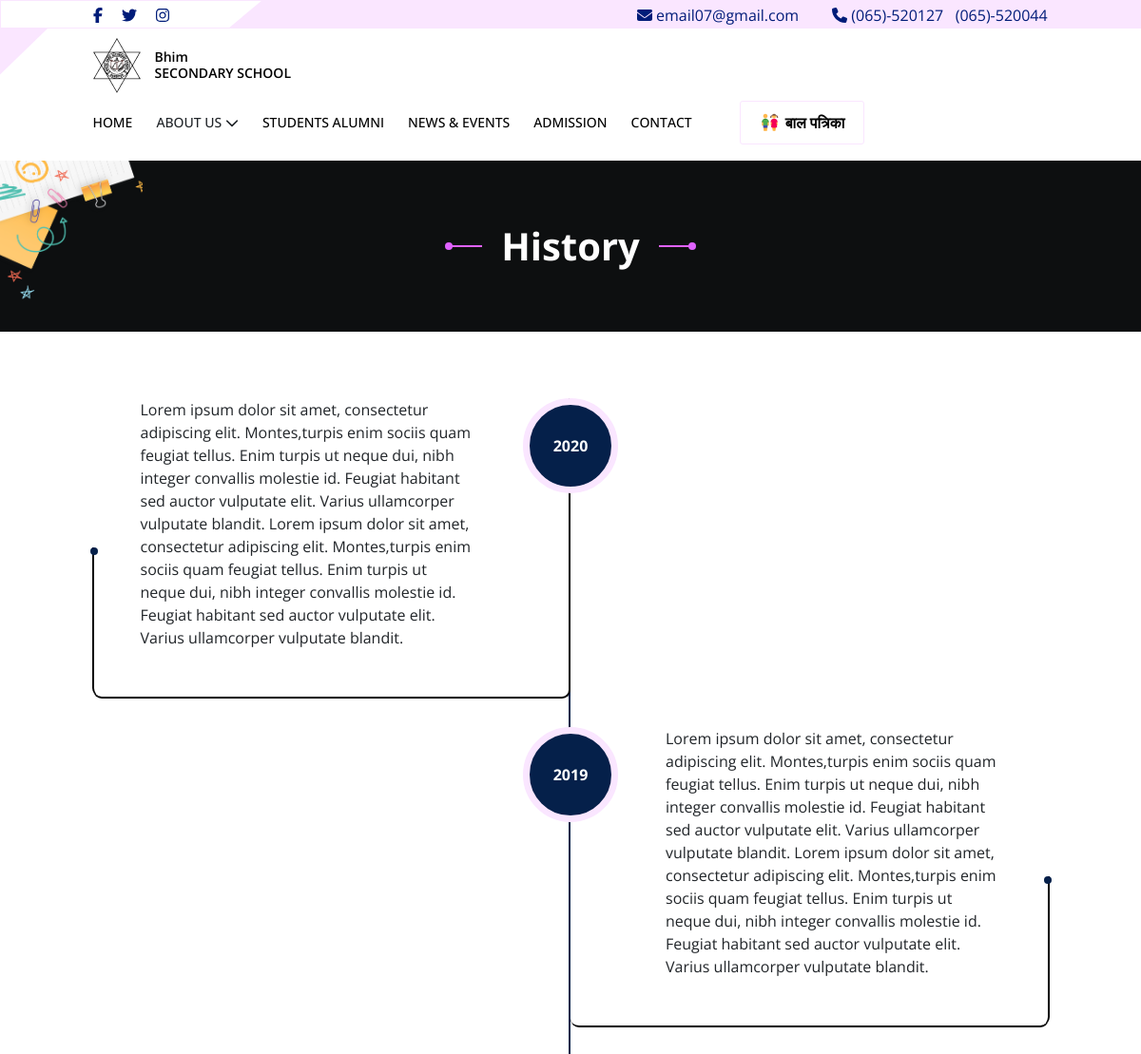
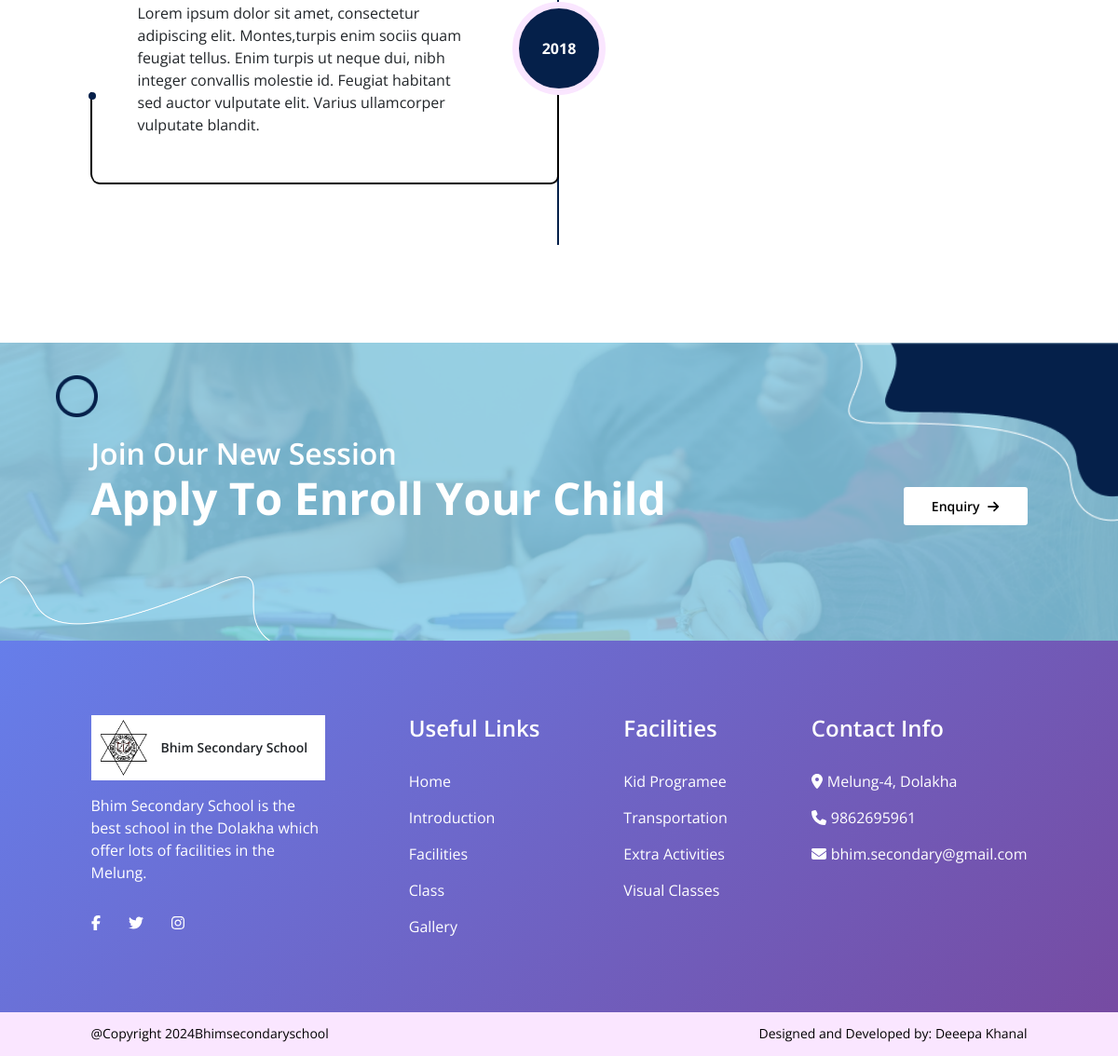
The app's page /history with its own data (2 pictures, top to bottom).
### BhimmaviApp/models.py (models this page shows, shortened)
class History(SoftDeleteModel):
    history_text = models.TextField()
    history_year = models.DateField()  # Stores only the year
    class Meta:
        ordering = ['-history_year']

### BhimmaviApp/views.py (the view)
# urls.py: path('history', views.history, name='history'),
def history(request):
    history = History.objects.all()
    return render(request, 'history.html',context={'history':history})

### BhimmaviApp/softdelete_manager.py (called while the page is built)
    def get_queryset(self):
        return super().get_queryset().filter(deleted_at__isnull=True)

### templates/history.html (shortened to what this page needs)
{% extends 'base.html' %}
{% load static %}
{% block content %}
<section class="hero">
    <div class="head_title">
        <div class="line"></div>
        <h3 class="fs-40-w-700">History</h3>
        <div class="line"></div>
    </div>
</section>
<section class="history">
    <div class="container">
        <div class="history_wrapper">
            {%for item in history%}
            <div class="date_wrapper {% if forloop.counter|divisibleby:2 or forloop.counter == 0 %}
            left-container {%else%} right-container {%endif%}">
                <div class="date_title">
                    <div class="logo">
                        <p class="fs-16-w-700">{{ item.history_year|date:"Y" }}</p>
                    </div>
                </div>
                <div class="date_text">
                    <p class="fs-16-w-400">{{item.history_text}}</p>
                    <div class="timeline">
                    </div>
                </div>
            </div>
            {%endfor%}
        </div>
    </div>
</section>
{% include 'common/enquiry.html' %}
{%endblock%}

### records on screen
History: history_year "2020", history_text "Lorem ipsum dolor sit amet, consectetur adipiscing elit. Montes,turpis enim sociis quam feugiat tellus. Enim turpis ut neque dui, nibh integer convallis molestie id. Feugiat habitant sed auctor vulputate elit. Varius ullamcorper vulputate blandit. Lorem ipsum dolor sit amet, consectetur adipiscing elit. Montes,turpis enim sociis quam feugiat tellus. Enim turpis ut neque dui, nibh integer convallis molestie id. Feugiat habitant sed auctor vulputate elit. Varius ullamcorper vulputate blandit."
History: history_year "2019", history_text "Lorem ipsum dolor sit amet, consectetur adipiscing elit. Montes,turpis enim sociis quam feugiat tellus. Enim turpis ut neque dui, nibh integer convallis molestie id. Feugiat habitant sed auctor vulputate elit. Varius ullamcorper vulputate blandit. Lorem ipsum dolor sit amet, consectetur adipiscing elit. Montes,turpis enim sociis quam feugiat tellus. Enim turpis ut neque dui, nibh integer convallis molestie id. Feugiat habitant sed auctor vulputate elit. Varius ullamcorper vulputate blandit."
History: history_year "2018", history_text "Lorem ipsum dolor sit amet, consectetur adipiscing elit. Montes,turpis enim sociis quam feugiat tellus. Enim turpis ut neque dui, nibh integer convallis molestie id. Feugiat habitant sed auctor vulputate elit. Varius ullamcorper vulputate blandit."
